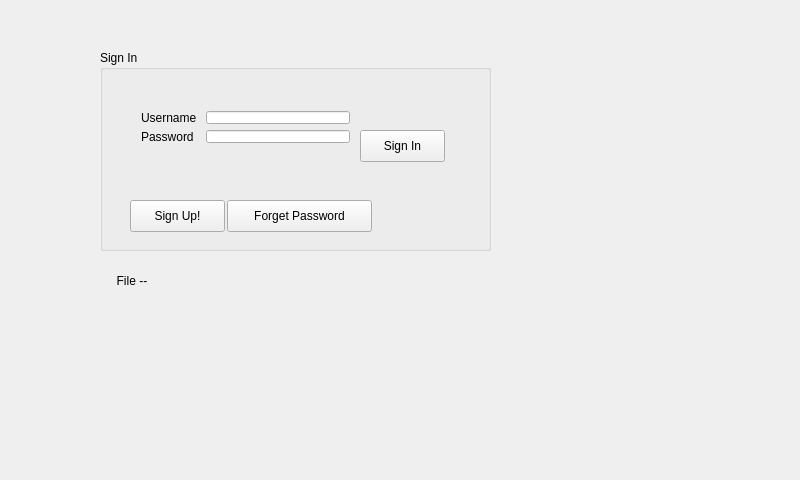
<?xml version="1.0" encoding="UTF-8"?>
<ui version="4.0">
 <class>Login</class>
 <widget class="QMainWindow" name="Login">
  <property name="geometry">
   <rect>
    <x>0</x>
    <y>0</y>
    <width>800</width>
    <height>480</height>
   </rect>
  </property>
  <property name="windowTitle">
   <string>Login</string>
  </property>
  <widget class="QWidget" name="centralWidget">
   <widget class="QGroupBox" name="SignInBox">
    <property name="geometry">
     <rect>
      <x>100</x>
      <y>50</y>
      <width>391</width>
      <height>201</height>
     </rect>
    </property>
    <property name="title">
     <string>Sign In</string>
    </property>
    <widget class="QPushButton" name="BtnForget">
     <property name="geometry">
      <rect>
       <x>127</x>
       <y>150</y>
       <width>145</width>
       <height>32</height>
      </rect>
     </property>
     <property name="text">
      <string>Forget Password</string>
     </property>
    </widget>
    <widget class="QPushButton" name="BtnSignUp">
     <property name="geometry">
      <rect>
       <x>30</x>
       <y>150</y>
       <width>95</width>
       <height>32</height>
      </rect>
     </property>
     <property name="text">
      <string>Sign Up!</string>
     </property>
    </widget>
    <widget class="QPushButton" name="BtnSignIn">
     <property name="geometry">
      <rect>
       <x>260</x>
       <y>80</y>
       <width>85</width>
       <height>32</height>
      </rect>
     </property>
     <property name="text">
      <string>Sign In</string>
     </property>
    </widget>
    <widget class="QWidget" name="layoutWidget">
     <property name="geometry">
      <rect>
       <x>30</x>
       <y>50</y>
       <width>231</width>
       <height>54</height>
      </rect>
     </property>
     <layout class="QFormLayout" name="TextLayer">
      <item row="0" column="0">
       <widget class="QLabel" name="LabelUsername">
        <property name="text">
         <string>Username </string>
        </property>
       </widget>
      </item>
      <item row="0" column="1">
       <widget class="QLineEdit" name="EditUsername"/>
      </item>
      <item row="1" column="0">
       <widget class="QLabel" name="LabelPassword">
        <property name="text">
         <string>Password</string>
        </property>
       </widget>
      </item>
      <item row="1" column="1">
       <widget class="QLineEdit" name="EditPassword"/>
      </item>
     </layout>
    </widget>
   </widget>
   <widget class="QLabel" name="indicator">
    <property name="geometry">
     <rect>
      <x>100</x>
      <y>270</y>
      <width>121</width>
      <height>21</height>
     </rect>
    </property>
    <property name="text">
     <string>     File -- </string>
    </property>
   </widget>
  </widget>
 </widget>
 <layoutdefault spacing="6" margin="11"/>
 <resources/>
 <connections/>
</ui>
